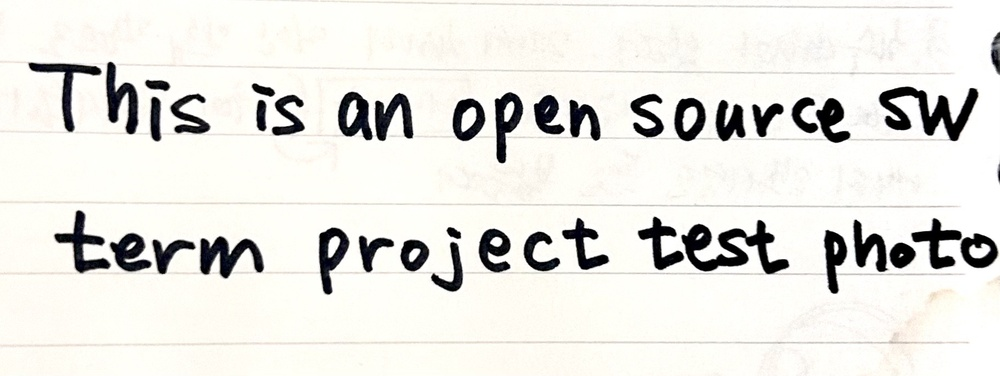
#> input picture image/test2.jpg, 1000 x 376 px, shrunk from 1817 x 684 before the run
$ python convert.py
#> lines starting #> are read from the running program, lines starting #| are printed output that depends on the picture; after the words box and inside, x2 and y2 are one past the last pixel; in counts of white or black regions, pixels touching at a corner belong together
### gray/cnvrt_gray.py
#Convert the image to a black and white photo.
import cv2

def cvgray(image_path):
#> called with image_path = './image/test2.jpg'
    image = cv2.imread(image_path)
#> image is the input picture: shape (376, 1000, 3); mean B, G, R 225.6, 230.5, 231.3

    if image is None: #defensive coding
        print("The image cannot be loaded. Check the route.")
        return

    gray = cv2.cvtColor(image, cv2.COLOR_BGR2GRAY)

    # cv2.imshow("Gray", gray) #Omitting to output the converted photo on the screen
    # cv2.waitKey()
    # cv2.destroyAllWindows()

    cv2.imwrite('./image/gray_image.png', gray)

### Binary_module.py
import cv2

def binary(image_path):

    # 이미지를 읽기
#> called with image_path = './image/gray_image.png'
    image = cv2.imread(image_path)  #이미지 읽기
#> image: shape (376, 1000, 3); min 0, max 255, mean 230.2

    # 이미지 이진화
    threshold_value = 128  # 임계값 (적절한 값을 선택하여 조절 가능)
    max_value = 255  # 픽셀값의 최댓값
    ret, binary_image = cv2.threshold(image, threshold_value, max_value, cv2.THRESH_BINARY)
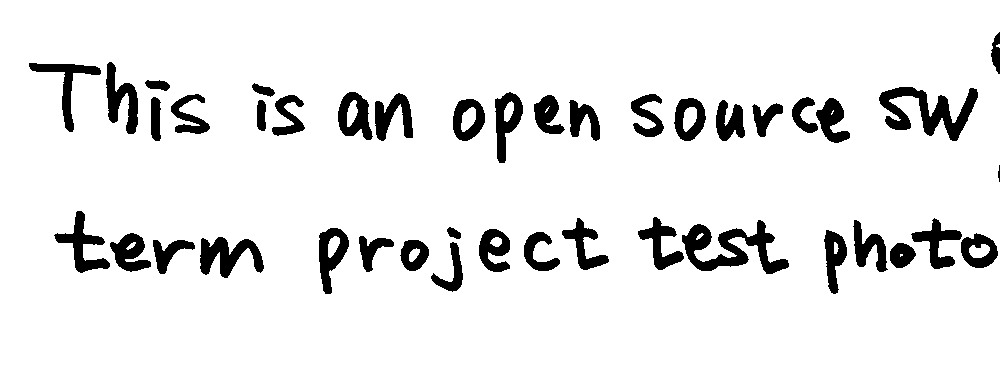
#> binary_image: shape (376, 1000, 3); 91.3% white; 42 black regions, largest, box (x1, y1, x2, y2) and area: (682, 220, 789, 274) 2377, (879, 87, 978, 141) 2226, (200, 237, 264, 278) 1378
#> ret = 128

    # 결과 이미지 출력
    # cv2.imshow('Binary Image', binary_image)
    # cv2.waitKey(0)
    # cv2.destroyAllWindows()

    cv2.imwrite('./image/binary_image.png',binary_image)

### splitTexts.py
import cv2

def detect_text_regions(input_image_path):
    # Read the image
#> called with input_image_path = './image/binary_image.png'
    image = cv2.imread(input_image_path)

    # Convert the image to grayscale
    gray = cv2.cvtColor(image, cv2.COLOR_BGR2GRAY)

    # Image Thresholding (for emphasizing text regions)
    thresh = cv2.threshold(gray, 0, 255, cv2.THRESH_BINARY_INV + cv2.THRESH_OTSU)[1]
#> thresh: shape (376, 1000); 8.7% white; 42 white regions

    # Find contours (detect text regions)
    contours, _ = cv2.findContours(thresh, cv2.RETR_EXTERNAL, cv2.CHAIN_APPROX_SIMPLE)
#> contours = 42 contours, 1 with area under 20; largest, box (x1, y1, x2, y2) and area: (682, 220, 789, 274) 2172, (879, 87, 978, 141) 2003, (200, 237, 264, 278) 1250, (319, 228, 349, 294) 1127, (338, 92, 373, 140) 1106

    # Draw rectangles around detected contours
    for contour in contours:
        x, y, w, h = cv2.boundingRect(contour)
        cv2.rectangle(image, (x, y), (x + w, y + h), (0, 255, 0), 2)  # Draw rectangles around the contours
#> this loop made 42 passes
#> (x, y, w, h) on passes 1 to 12: (890, 243, 26, 25), (431, 242, 32, 50), (400, 240, 29, 31), (153, 240, 42, 34), (200, 237, 64, 41), (359, 236, 35, 36), (961, 233, 37, 35), (110, 233, 41, 39), (524, 232, 36, 39), (824, 230, 23, 64), (479, 229, 31, 43), (319, 228, 30, 66)
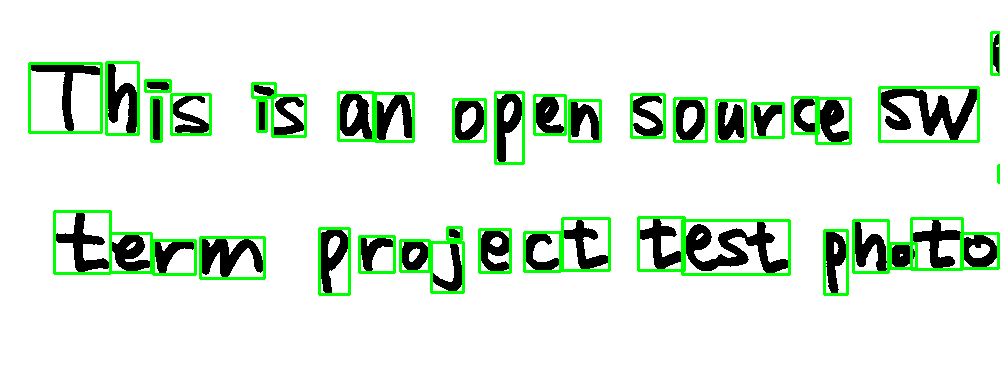
#> image: shape (376, 1000, 3); 5.07% of pixels changed, all inside (x1, y1, x2, y2) = (28, 31, 1000, 296)

    # Display the image with contours
    # cv2.imshow('Contours', image)
    # cv2.waitKey(0)
    # cv2.destroyAllWindows()

    # Save the resulting image with contours
    cv2.imwrite('./image/split_image.png', image)

### text_extraction.py
import easyocr

def extract_text_from_image(image_path):

#> (the run stopped early here; a loop or call above may not have finished)
